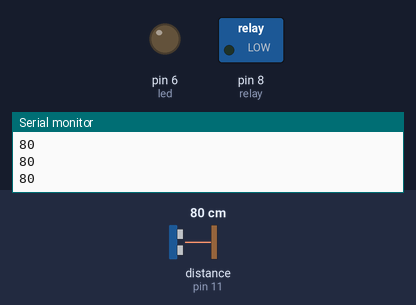
Bench run of a sketch on a simulated Arduino Uno, built with avr-gcc and run on an emulated ATmega328P. On the bench: switched loads named in the sketch (green lamp = pin HIGH), output pins drawn as LEDs (lit = HIGH), the last lines printed to the serial monitor. Wiring (inferred from the names in the program): ultrasonic range finder: trigger pin 10; echo pin 11. Dashed ring = blinking. Inputs (shaded band) come from the test bench; at power-on: distance to the obstacle (sensor on pin 11) 80 cm. The echo pulse lasts 58.3 µs per cm; pins used as bus, display or sensor lines are not drawn.

Above: at 1.2 s.
1.3 s: distance to the obstacle (sensor on pin 11) set to 13 cm
2.8 s: distance to the obstacle (sensor on pin 11) set to 10 cm
At 3.08 s:
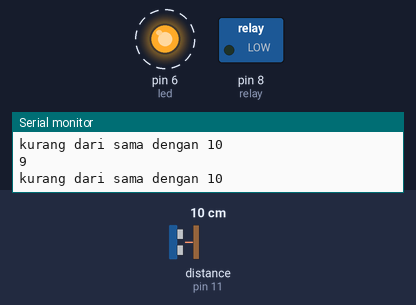
5.8 s: distance to the obstacle (sensor on pin 11) set to 120 cm
At 6.2 s:
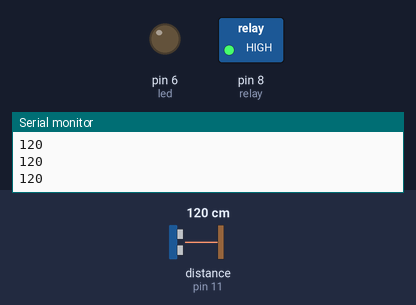
7.3 s: distance to the obstacle (sensor on pin 11) set to 103 cm
8.8 s: distance to the obstacle (sensor on pin 11) set to 95 cm
At 10.0 s:
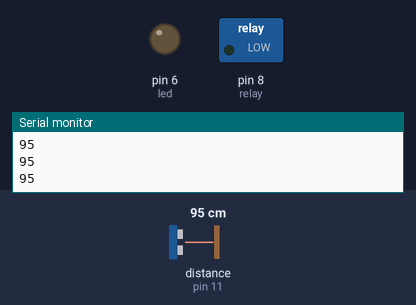
10.3 s: distance to the obstacle (sensor on pin 11) set to 2 cm
At 10.55 s:
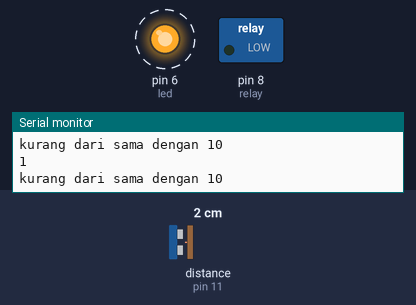
Timing chart, 0 to 14.3 s (numbered marks = the images above; inputs shaded):
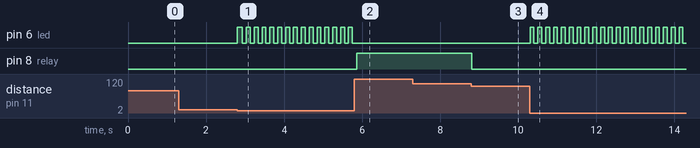

Measured:
- the behaviour switches between 12 and 11 cm on distance to the obstacle (sensor on pin 11) (found by bisection; images 0 and 1)
- the behaviour switches between 100 and 99 cm on distance to the obstacle (sensor on pin 11) (found by bisection; images 2 and 3)
- after the input at 2.8 s, pin 6 (led): alternates HIGH for 0.10 s and LOW for 0.10 s, starting at once
- after the input at 5.8 s, pin 6 (led): stops changing and stays LOW; pin 8 (relay): LOW → HIGH after 0.06 s
- after the input at 8.8 s, pin 8 (relay): HIGH → LOW at once
- after the input at 10.3 s, pin 6 (led): alternates HIGH for 0.10 s and LOW for 0.10 s, starting at once

The sketch:

ultrasonic______relay.ino
```cpp
    #define trigPin 10
#define echoPin 11

int led = 6;
int buzer = 7;
int relay = 8;

int sound = 10;

void setup() {
  // put your setup code here, to run once:
 Serial.begin(9600);
 pinMode(trigPin, OUTPUT);
 pinMode(echoPin, INPUT);

 pinMode(led, OUTPUT);
 pinMode(buzer, OUTPUT);
 pinMode(relay, OUTPUT);
 digitalWrite(relay, LOW);
}

void loop() {
  // put your main code here, to run repeatedly:
 long duration, distance;
 digitalWrite(trigPin, LOW);
 delayMicroseconds(2);
 digitalWrite(trigPin, HIGH);
 delayMicroseconds(10);
 digitalWrite(trigPin, LOW);
 duration = pulseIn(echoPin, HIGH);
 distance = duration / 29 / 2;

 if(distance <= 10)
 {
  digitalWrite(led, HIGH);
  digitalWrite(buzer, HIGH);
  Serial.println("kurang dari sama dengan 10");
  delay(100);
  sound = 10;
  digitalWrite(led, LOW);
  digitalWrite(buzer, LOW);
  delay(100);
  digitalWrite(relay, LOW);
  }
  else if(distance >= 100)
  {
      digitalWrite(relay, HIGH);
  }
  else{
    digitalWrite(led,LOW);
    digitalWrite(buzer, LOW);
    digitalWrite(relay, LOW);
    noTone(buzer);
    }

  Serial.println(distance);
}
```
